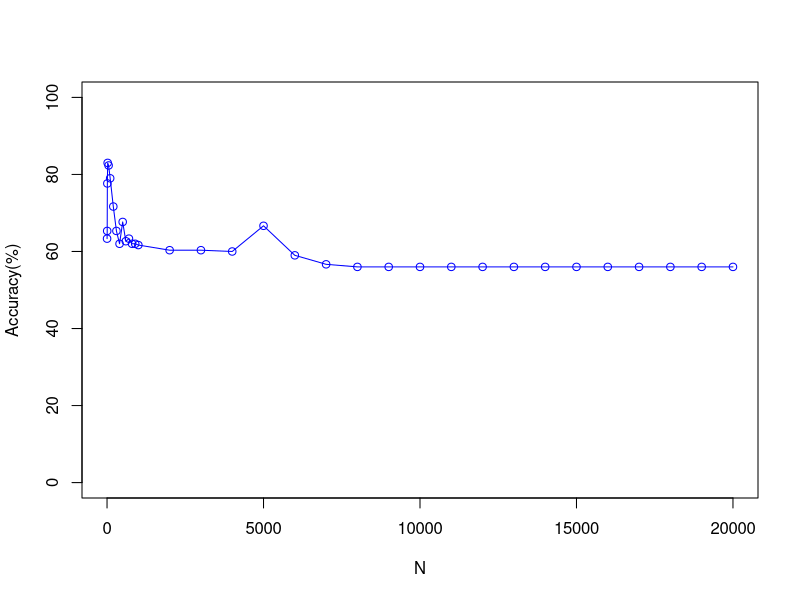

The R source for this figure:
# Author : G Asish Kumar*/
# Description: Plot that shows the comparison of Accuracy vs No of Top features Selected for 
# 			   T Test having K=2 and With Out Normalisation of the features 

 x <- c(1, 5, 10, 20, 50, 100, 200, 300, 400, 500, 600, 700, 800, 900, 1000, 2000, 3000, 4000, 5000, 6000, 7000, 8000, 9000, 10000, 11000, 12000, 13000, 14000, 15000, 16000, 17000, 18000, 19000, 20000)
 y <- c(63.33333333,
65.33333333,
77.66666667,
83,
82.33333333,
79,
71.66666667,
65.33333333,
62,
67.66666667,
62.66666667,
63.33333333,
62,
62,
61.66666667,
60.33333333,
60.33333333,
60,
66.66666667,
59,
56.66666667,
56,
56,
56,
56,
56,
56,
56,
56,
56,
56,
56,
56,
56)
 plot(x, y, type='o', pch=1, col="blue", xlab="N", ylab="Accuracy(%)", ylim=c(0, 100), xlim=c(0,20000))
